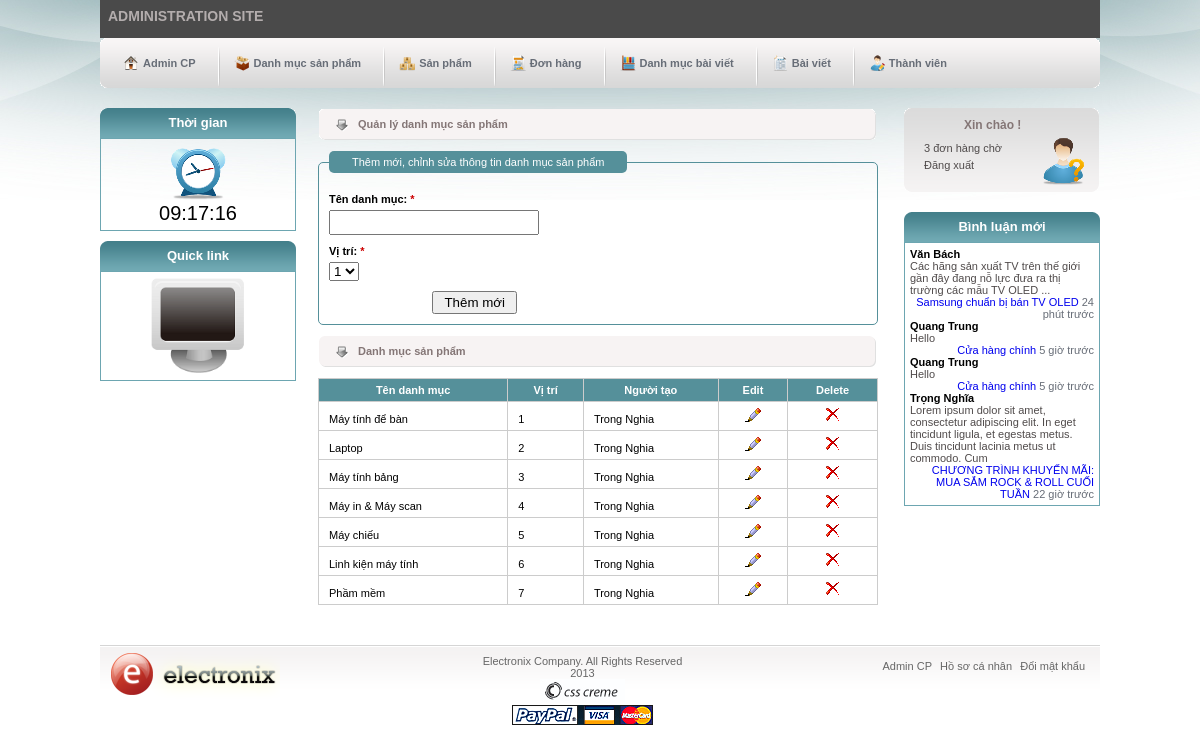
/admin/p-categories.php (signed in), run on the app's committed database.
### tables this page shows
CREATE TABLE IF NOT EXISTS `p_categories` (
  `cat_id` int(11) NOT NULL AUTO_INCREMENT,
  `user_id` int(11) NOT NULL,
  `cat_name` varchar(100) NOT NULL,
  `position` tinyint(4) NOT NULL,
  `image` varchar(100) NOT NULL,
  PRIMARY KEY (`cat_id`)
);

### admin/p-categories.php (the view, shortened to what this page needs)
<?php
	include('inc/header.php');
	require_once('../inc/mysqli_connect.php');
	include('inc/first-sidebar.php');
?>
<?php
	if (isset($_GET['ecid'])) {
		if(filter_var($_GET['ecid'], FILTER_VALIDATE_INT, array('min_range'=>1))) {
			include('inc/edit-p-categories.php');
		} else {
			redirect_to('admin/index.php');
		}
	} elseif(isset($_GET['dcid'])) {
		if(filter_var($_GET['dcid'], FILTER_VALIDATE_INT, array('min_range'=>1))) {
			include('inc/delete-p-categories.php');
		} else {
			redirect_to('admin/index.php');
		}
	} else {
		include('inc/add-p-categories.php');
	}
?>
	<div class="title-content">
		<p>Danh mục sản phẩm</p>
	</div>
	<table>
    	<thead>
    		<tr>
    			<th><a href="p-categories.php?sort=cat">Tên danh mục</a></th>
    			<th><a href="p-categories.php?sort=pos">Vị trí</a></th>
    			<th><a href="p-categories.php?sort=by">Người tạo</a></th>
                <th>Edit</th>
                <th>Delete</th>
    		</tr>
    	</thead>
    	<tbody>
    	<?php
    		if (isset($_GET['sort'])) {
    			switch ($_GET['sort']) {
    				case 'cat':
    					$order_by = 'cat_name';
    					break;
    				case 'pos':
    					$order_by = 'position';
    					break;
    				case 'by':
    					$order_by = 'name';
    					break;
    				default:
    					$order_by = 'position';
    					break;
    			}
    		} else {
    			$order_by = 'position';
    		}
    		$q = "SELECT c.cat_id, c.cat_name, c.position, c.user_id, CONCAT_WS(' ', first_name, last_name) AS name ";
    		$q .= " FROM p_categories AS c ";
    		$q .= " JOIN users AS u USING(user_id) ";
    		$q .= " ORDER BY {$order_by} ASC";
    		$r = mysqli_query($dbc, $q);
    		while ($cats = mysqli_fetch_array($r, MYSQLI_ASSOC)) :
    	?>
            <tr>
                <td><?php echo $cats['cat_name']; ?></td>
                <td><?php echo $cats['position']; ?></td>
                <td><?php echo $cats['name']; ?></td>
                <td class='edit'><a href="p-categories.php?ecid=<?php echo $cats['cat_id']; ?>"><img src="../images/b_edit.png" alt="edit"></a></td>
                <td class='delete'><a href="p-categories.php?dcid=<?php echo $cats['cat_id']; ?>"><img src="../images/b_drop.png" alt="drop"></a></td>
            </tr>
        <?php endwhile; ?>
    	</tbody>
    </table>
</div>
<?php
	include('inc/second-sidebar.php');
	include('inc/footer.php');
?>

### css/style.css (style rules this page uses)
* { margin: 0; padding: 0; }
html, body, div, span, applet, object, iframe, h1, h2, h3, h4, h5, h6, p, blockquote, pre, a, abbr, acronym, address, big, cite, code, del, dfn, em, font, img, ins, kbd, q, s, samp, small, strike, strong, sub, sup, tt, var, dl, dt, dd, ol, ul, li, fieldset, form, label, legend, table, caption, tbody, tfoot, thead, tr, th, td { margin: 0; padding: 0; border: 0; outline: 0; font-weight: inherit; font-style: inherit; font-size: 100%; font-family: inherit; vertical-align: baseline; }
body { background: url(../images/background.jpg) center top no-repeat; font-family: arial, helvetica, sans-serif; font-size: 11px; }
a img { border: 0; }
a { text-decoration: none; }
.title-content { width: 520px; height: 33px; float: left; background: url(../images/bar_bg.gif) no-repeat center; padding-left: 40px; line-height: 33px; margin: 0 0 10px 12px; font-weight: bold; color: #847676; }
table { margin: 0 0 10px 12px; border-collapse: collapse; width: 560px; }
td, th { padding: 5px 10px; border: 1px #ccc solid; }
thead { background: #55909a; font-weight: bold; color: #fff; }
thead a { color: #fff; }
tbody td.delete { text-align: center; }
tbody td.edit { text-align: center; }

### data on the page
p_categories: cat_name "Máy tính để bàn", position "1", name "Trong Nghia"
p_categories: cat_name "Laptop", position "2", name "Trong Nghia"
p_categories: cat_name "Máy tính bảng", position "3", name "Trong Nghia"
p_categories: cat_name "Máy in & Máy scan", position "4", name "Trong Nghia"
p_categories: cat_name "Máy chiếu", position "5", name "Trong Nghia"
p_categories: cat_name "Linh kiện máy tính", position "6", name "Trong Nghia"
p_categories: cat_name "Phầm mềm", position "7", name "Trong Nghia"

### other printed values
$msg "3 đơn hàng chờ"
$coms['author'] "Văn Bách"
$comment "Các hãng sản xuất TV trên thế giới gần đây đang nỗ lực đưa ra thị trường các mẫu TV OLED ..."
$coms['page_name'] "Samsung chuẩn bị bán TV OLED"
show_time($coms['comment_date']) "24 phút trước"
$coms['author'] "Quang Trung"
$comment "Hello"
$coms['page_name'] "Cửa hàng chính"
show_time($coms['comment_date']) "5 giờ trước"
$coms['author'] "Trọng Nghĩa"
$comment "Lorem ipsum dolor sit amet, consectetur adipiscing elit. In eget tincidunt ligula, et egestas metus. Duis tincidunt lacinia metus ut commodo. Cum"
$coms['page_name'] "CHƯƠNG TRÌNH KHUYẾN MÃI: MUA SẮM ROCK & ROLL CUỐI TUẦN"
show_time($coms['comment_date']) "22 giờ trước"
form field position "1"
